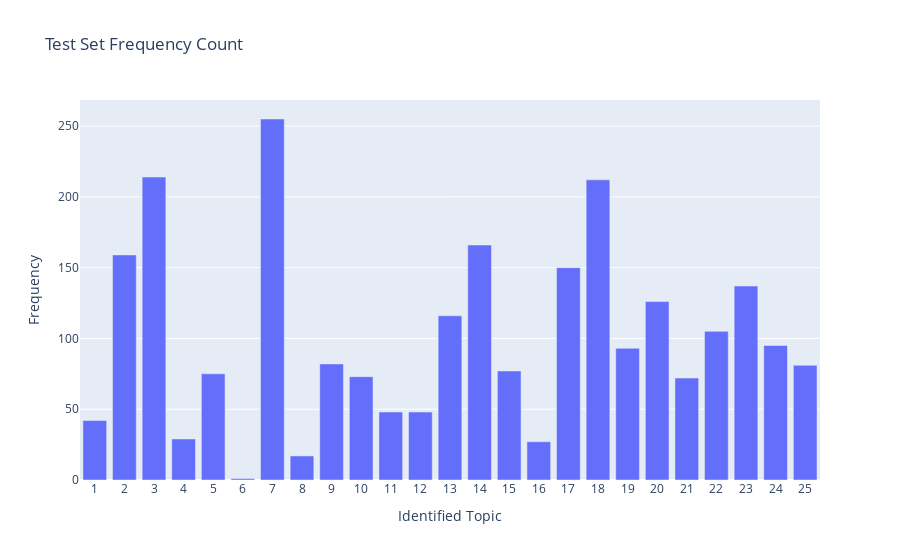

This figure's notebook cell:
### Code cell
df_freq = pd.DataFrame(test['Topic'].value_counts()).reset_index(drop=False)
df_freq = df_freq.rename(columns={'Topic':'Value_Count', 'index':'Topic'})
df_freq = df_freq.astype({'Topic': object})
df_freq = df_freq.sort_values('Value_Count', ascending=False)

fig = px.bar(df_freq_sorted, x="Topic", y="Value_Count", title='Test Set Frequency Count')
fig.update_layout(
    xaxis = dict(
        tickmode = 'array',
        tickvals = df_freq['Topic'],
        ticktext = df_freq['Topic'],
        title = "Identified Topic"
    ),
    yaxis_title="Frequency",
    title='Test Set Frequency Count'
)

fig.show()

### Figure 1 — Plotly figure (JSON) as saved in the notebook; plotly's stock layout.template omitted (floating-point values rounded to 4 significant figures)
{"data": [{"alignmentgroup": "True", "hovertemplate": "Topic=%{x}<br>Value_Count=%{y}<extra></extra>", "legendgroup": "", "marker": {"color": "#636efa", "pattern": {"shape": ""}}, "name": "", "offsetgroup": "", "orientation": "v", "showlegend": false, "textposition": "auto", "type": "bar", "x": [7, 3, 18, 14, 2, 17, 23, 20, 13, 22, 24, 19, 9, 25, 15, 5, 10, 21, 11, 12, 1, 4, 16, 8, 6], "xaxis": "x", "y": [255, 214, 212, 166, 159, 150, 137, 126, 116, 105, 95, 93, 82, 81, 77, 75, 73, 72, 48, 48, 42, 29, 27, 17, 1], "yaxis": "y"}], "layout": {"barmode": "relative", "legend": {"tracegroupgap": 0}, "title": {"text": "Test Set Frequency Count"}, "xaxis": {"anchor": "y", "domain": [0, 1], "tickmode": "array", "ticktext": [7, 3, 18, 14, 2, 17, 23, 20, 13, 22, 24, 19, 9, 25, 15, 5, 10, 21, 11, 12, 1, 4, 16, 8, 6], "tickvals": [7, 3, 18, 14, 2, 17, 23, 20, 13, 22, 24, 19, 9, 25, 15, 5, 10, 21, 11, 12, 1, 4, 16, 8, 6], "title": {"text": "Identified Topic"}}, "yaxis": {"anchor": "x", "domain": [0, 1], "title": {"text": "Frequency"}}}}
